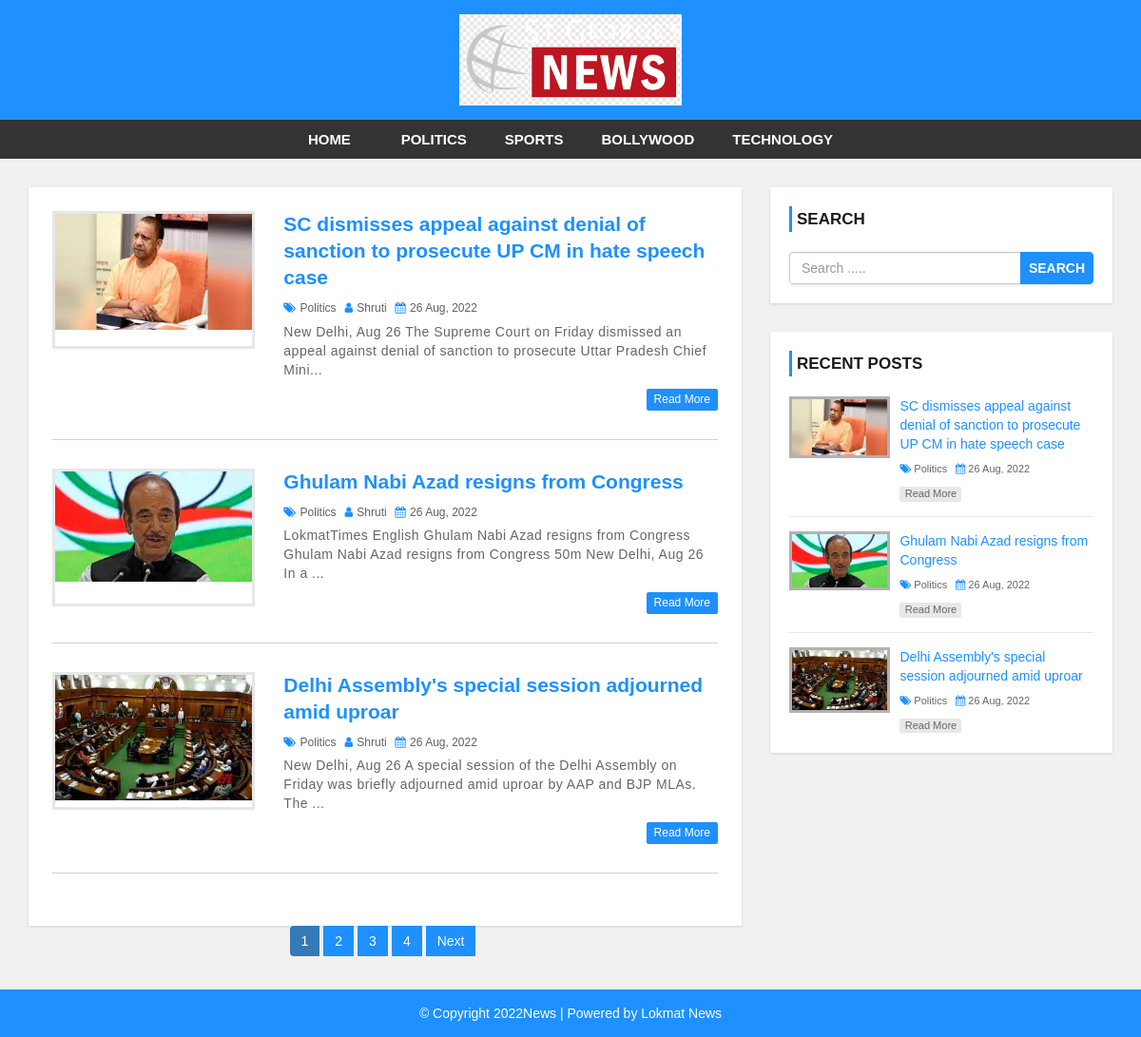
The page / on the database its author committed.
### tables this page shows
CREATE TABLE `settings` (
  `websitename` varchar(50) NOT NULL,
  `logo` varchar(50) NOT NULL,
  `footerdesc` varchar(255) NOT NULL
);

CREATE TABLE `category` (
  `category_id` int(11) NOT NULL,
  `category_name` varchar(100) NOT NULL,
  `post` int(11) NOT NULL DEFAULT 0
);

CREATE TABLE `post` (
  `post_id` int(11) NOT NULL,
  `title` varchar(100) NOT NULL,
  `description` text NOT NULL,
  `category` varchar(100) NOT NULL,
  `post_date` varchar(50) NOT NULL,
  `author` int(11) NOT NULL,
  `post_img` varchar(100) NOT NULL
);

CREATE TABLE `user` (
  `user_id` int(10) UNSIGNED NOT NULL,
  `first_name` varchar(30) NOT NULL,
  `last_name` varchar(30) NOT NULL,
  `username` varchar(30) DEFAULT NULL,
  `password` varchar(40) DEFAULT NULL,
  `role` int(11) NOT NULL
);

### admin/config.php (called while the page is built, shortened)
<?php
     $hostName = "http://localhost/php/PHP_NewsProject/news-template";
?>

### index.php (the view, shortened to what this page needs)
<?php include 'header.php'; ?>
    <div id="main-content">
        <div class="container">
            <div class="row">
                <div class="col-md-8">
                    <div class="post-container">
                        <?php
                                    include 'admin/config.php';
                                    $limit = 3;
                                    if(isset($_GET['page'])){
                                      $page = $_GET['page'];
                                    }else{
                                      $page = 1;
                                    }
                                    $offset = ($page-1) * $limit;
                                      $sql = "SELECT post.post_id, post.title, post.description, post.post_date,post.category ,post.post_img ,post.author ,category.category_name, user.username  FROM post
                                      LEFT JOIN category on post.category = category.category_id
                                      LEFT JOIN user on post.author = user.user_id
                                      ORDER BY post.post_id DESC LIMIT {$offset} , {$limit}";
                                    $result = mysqli_query($conn, $sql) or die("Query Failed ");
                                    if(mysqli_num_rows($result) > 0){
                                        while($row = mysqli_fetch_assoc($result)){
                        ?>
                        <div class="post-content">
                            <div class="row">
                                <div class="col-md-4">
                                    <a class="post-img" href='single.php?id=<?php echo $row['post_id'];?>'><img src="admin/upload/<?php echo $row['post_img']; ?>" alt="" /></a>
                                </div>
                                <div class="col-md-8">
                                    <div class="inner-content clearfix">
                                        <h3><a href='single.php?id=<?php echo $row['post_id'];?>'><?php echo $row['title']; ?></a></h3>
                                        <div class="post-information">
                                            <span>
                                                <i class="fa fa-tags" aria-hidden="true"></i>
                                                <a href='category.php?cid=<?php echo $row['category'];?>'><?php echo $row['category_name']; ?></a>
                                            </span>
                                            <span>
                                                <i class="fa fa-user" aria-hidden="true"></i>
                                                <a href='author.php?aid=<?php echo $row['author'];?>'><?php echo $row['username']; ?></a>
                                            </span>
                                            <span>
                                                <i class="fa fa-calendar" aria-hidden="true"></i>
                                                <?php echo $row['post_date']; ?>
                                            </span>
                                        </div>
                                        <p class="description">
                                        <?php echo substr( $row['description'],0,130) . "..."; ?>
                                        </p>
                                        <a class='read-more pull-right' href='single.php?id=<?php echo $row['post_id'];?>'>read more</a>
                                    </div>
                                </div>
                            </div>
                        </div>
                        <?php
                                    }}else{echo"<h2>no record found</h2>";}
                        ?>
                    </div>
                        <?php
                                 include 'admin/config.php';
                                 $sql1 = "SELECT *FROM post";
                                 $result1 = mysqli_query($conn, $sql1) or die("Query Failed");
                                 if(mysqli_num_rows($result1) > 0){
                                  $total_records= mysqli_num_rows($result1);
                                  $total_pages = ceil($total_records/$limit);
                                  echo "<ul class='pagination admin-pagination'>";
                                  for($i=1; $i<=$total_pages; $i++){
                                    if($i == $page){
                                      $active = "active";
                                    }else{
                                      $active = "";
                                    }
                                    echo '<li class="'.$active.'" ><a href="index.php?page='.$i.'">'.$i.'</a></li>';
                                  }
                                  if($total_pages > $page){
                                    echo '<li><a href="index.php?page='.($page + 1).'">Next</a></li>';
                                  }
                                 }
                        ?>
                </div>
                <?php include 'sidebar.php'; ?>
            </div>
        </div>
    </div>
<?php include 'footer.php'; ?>

### header.php (shortened to what this page needs)
<?php
include 'admin/config.php';
?>
<!DOCTYPE html>
<html lang="en">
<head>
    <link rel="stylesheet" href="css/bootstrap.min.css" />
    <link rel="stylesheet" href="css/font-awesome.css">
    <link rel="stylesheet" href="css/style.css">
</head>
<body>
<div id="header">
    <div class="container">
        <div class="row">
            <div class=" col-md-offset-4 col-md-4">
                <?php
                 include "admin/config.php";
                 $sql = "SELECT *FROM settings";
                 $result = mysqli_query($conn, $sql) or die("Query Failed ");
                 if(mysqli_num_rows($result) > 0){
                  while($row = mysqli_fetch_assoc($result)){
                    if($row['logo'] == ""){
                         echo '<a href="index.php"><h1>'.$row['websitename'].'</h1></a>';
                    }else{
                          echo '<a href="index.php" id="logo">
                                      <img src="admin/images/'.$row['logo'].'";>
                                </a>';
                    }
                    ?>
                <?php }}?>
            </div>
        </div>
    </div>
</div>
<div id="menu-bar">
    <div class="container">
        <div class="row">
            <div class="col-md-12">
                <?php
                include 'admin/config.php';
                $sql = "SELECT *FROM category WHERE post > 0 ";
                $result = mysqli_query($conn, $sql) or die("Query Failed .: category");
                if(mysqli_num_rows($result) > 0){
                    $active = "";
                ?>
                <ul class='menu'>
                   <li><a class='{$active}' href='<?php echo $hostName; ?>'>Home</a></li>";
                    <?php  while($row = mysqli_fetch_assoc($result)){
                        echo "<li><a class='{$active}' href='category.php?cid={$row['category_id']}'>
                        {$row['category_name']}
                        </a></li>";
                   }
                 ?>
                </ul>
                <?php
                }
                ?>
            </div>
        </div>
    </div>
</div>

### sidebar.php
<div id="sidebar" class="col-md-4">
    <div class="search-box-container">
        <h4>Search</h4>
        <form class="search-post" action="search.php" method ="GET">
            <div class="input-group">
                <input type="text" name="search" class="form-control" placeholder="Search .....">
                <span class="input-group-btn">
                    <button type="submit" class="btn btn-danger">Search</button>
                </span>
            </div>
        </form>
    </div>
    <div class="recent-post-container">
        <h4>Recent Posts</h4>
        <?php
                                    include 'admin/config.php';
                                    $limit = 3;
                                      $sql = "SELECT post.post_id, post.title, post.description, post.post_date,post.category ,post.post_img  ,category.category_name, user.username  FROM post
                                      LEFT JOIN category on post.category = category.category_id
                                      LEFT JOIN user on post.author = user.user_id
                                      ORDER BY post.post_id DESC LIMIT {$limit}";
                                    $result = mysqli_query($conn, $sql) or die("Query Failed : Resend Post");
                                    if(mysqli_num_rows($result) > 0){
                                        while($row = mysqli_fetch_assoc($result)){
                        ?>
        <div class="recent-post">
            <a class="post-img" href="">
            <img src="admin/upload/<?php echo $row['post_img']; ?>" alt="" />
            </a>
            <div class="post-content">
                <h5><a href='single.php?id=<?php echo $row['post_id'];?>'><?php echo $row['title']; ?></a></h5>
                <span>
                    <i class="fa fa-tags" aria-hidden="true"></i>
                    <a href='category.php?cid=<?php echo $row['category'];?>'>
                    <?php echo $row['category_name']; ?></a>
                </span>
                <span>
                    <i class="fa fa-calendar" aria-hidden="true"></i>
                    <?php echo $row['post_date']; ?>
                </span>
                <a class="read-more" href='single.php?id=<?php echo $row['post_id'];?>'>read more</a>
            </div>
        </div>
                      <?php
                           }}
                      ?>
    </div>
</div>

### footer.php
<div id ="footer">
    <div class="container">
        <div class="row">
            <div class="col-md-12">
            <?php
               include "admin/config.php";
               $sql = "SELECT *FROM settings";
               $result = mysqli_query($conn, $sql) or die("Query Failed ");
               if(mysqli_num_rows($result) > 0){
                while($row = mysqli_fetch_assoc($result)){
            ?>
                <span><?php echo $row['footerdesc'] ?></span>
            <?php
                }}
            ?>
            </div>
        </div>
    </div>
</div>
</body>
</html>

### css/style.css (style rules this page uses)
body { background: #f1f1f1; font-family: sans-serif,arial,Helvetica; }
a, a:hover, a:focus { text-decoration: none; outline: none; }
ul { margin:0; padding:0; list-style:none; }
form { background: #fff; padding: 25px; box-shadow:0 1px 3px rgba(0, 0, 0, 0.13); }
#header { background: #1e90ff; text-align: center; padding: 15px; }
#logo { display: inline-block; width: 65%; }
#logo img { width: 100%; }
#menu-bar { background: #333; text-align: center; }
#menu-bar .menu > li { display: inline-block; }
.menu > li > a { padding: 10px 20px; display: block; text-transform: uppercase; color: #fff; font-size: 15px; font-weight:600; transition:all 0.5s ease 0s; }
#main-content { padding: 30px 0; min-height: 750px; }
#main-content .post-container { background-color: #fff; padding: 25px; box-shadow: 0 1px 3px rgba(0, 0, 0, 0.13); }
#main-content .post-content { border-bottom: 1px solid #d1d1d1; padding: 0 0 30px; margin-bottom:30px; }
#main-content .post-content img { width: 100%; }
#main-content .post-content .post-img { border: 3px solid #e7e7e7; display: block; height: 145px; overflow: hidden; transition: border .3s; }
#main-content .post-content h3 { font-size: 21px; line-height: 28px; font-weight: 600; margin: 0 0 7px; }
#main-content .post-content h3 a { color: #1e90ff; transition:all 0.3s; }
#main-content .post-content .post-information span { color: #606060; font-size: 12px; text-transform: capitalize; margin: 0 5px 5px 0; display: inline-block; }
#main-content .post-content .post-information i { color: #1e90ff; margin-right: 1px; }
#main-content .post-content .post-information a { color: #606060; text-decoration: none; }
#main-content .post-content p, #main-content .single-post p { color: #666; font-size: 14px; letter-spacing: 0.5px; margin:0 0 10px; }
#main-content .post-content a.read-more { color: #fff; background-color: #1E90FF; font-size: 12px; text-transform: capitalize; padding: 3px 8px; border-radius: 2px; transition: all 0.3s; }
.pagination { display: block; text-align: center; margin: 0; }
.pagination li { display:inline-block; margin: 0 5px 0 0; }
.pagination li a { border: none; background: #1e90ff; color: #fff; }
i.fa { color:#222; }
#sidebar h4 { color: #1A1A1A; font-size: 17px; line-height: 27px; font-weight:600; text-transform: uppercase; padding: 0 0 0 5px; margin: 0 0 21px; border-left: 3px solid #1e90ff; }
#sidebar .search-box-container { background-color: #fff; padding: 20px; margin: 0 0 30px; box-shadow: 0 1px 3px rgba(0, 0, 0, 0.13); }
#sidebar .search-post { padding: 0; }
#sidebar .search-post input { color: #606060; }
#sidebar .search-post .btn { font-weight: 600; text-transform: uppercase; padding: 6px 8px; background-color: #1E90FF; border-color: #1E90FF; outline: none; }
#sidebar .recent-post-container { padding: 20px; background: #fff; box-shadow: 0 1px 3px rgba(0, 0, 0, 0.13); }
#sidebar .recent-post { border-bottom: 1px solid #e7e7e7; padding: 0 0 15px; margin: 0 0 15px; }
#sidebar .recent-post:last-child { margin: 0; padding: 0; border: none; }
#sidebar .recent-post .post-img { display: inline-block; width: 33%; border: 3px solid rgba(0,0,0,0.3); vertical-align: top; transition: border .3s; }
#sidebar .recent-post .post-img img { width: 100%; }
#sidebar .recent-post .post-content { width: 65%; display: inline-block; border: none; padding: 0 0 0 7px; margin: 0; }
#sidebar .recent-post h5 { font-size: 14px; line-height: 20px; margin: 0 0 5px; }
#sidebar .recent-post h5 a { color: #1E90FF; }
#sidebar .recent-post span { color: #666; font-size: 11px; display: inline-block; margin: 0 5px 10px 0; }
#sidebar .recent-post span a { color: #666; }
#sidebar .recent-post span i { color: #1E90FF; }
#sidebar .recent-post a.read-more { color: #666; background-color: rgba(0,0,0,0.09); width: 65px; font-size: 11px; text-align: center; padding: 0; display: block; transition: all 0.3s; }
#footer { color: #fff; padding:15px 0; text-align:center; background-color:#1e90ff; }

### rows shown on the page
settings: logo (picture), footerdesc "© Copyright 2022News | Powered by Lokmat News"
category: category_name "POLITICS"
category: category_name "SPORTS"
category: category_name "BOLLYWOOD"
category: category_name "TECHNOLOGY"
post: post_img (picture), title "SC dismisses appeal against denial of sanction to prosecute UP CM in hate speech case", category.category_name "Politics", user.username "Shruti", post_date "26 Aug, 2022", description "New Delhi, Aug 26 The Supreme Court on Friday dismissed an appeal against denial of sanction to prosecute Uttar Pradesh Chief Mini"
post: post_img (picture), title "Ghulam Nabi Azad resigns from Congress", category.category_name "Politics", user.username "Shruti", post_date "26 Aug, 2022", description "LokmatTimes English Ghulam Nabi Azad resigns from Congress Ghulam Nabi Azad resigns from Congress 50m New Delhi, Aug 26 In a"
post: post_img (picture), title "Delhi Assembly's special session adjourned amid uproar", category.category_name "Politics", user.username "Shruti", post_date "26 Aug, 2022", description "New Delhi, Aug 26 A special session of the Delhi Assembly on Friday was briefly adjourned amid uproar by AAP and BJP MLAs. The"
